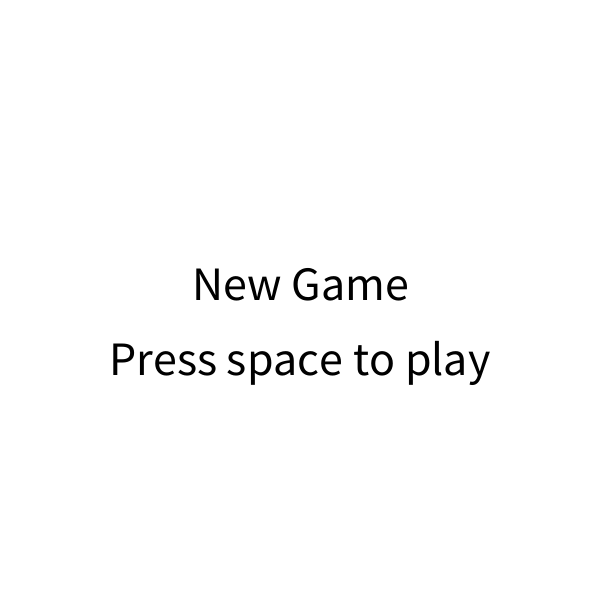
Frame 1 (no input)
Frame 60 (the mouse pressed at the canvas centre just before this capture): identical to frame 1, image omitted
Frame 120 (the mouse held since frame 60 and released just before this capture): identical to frame 1, image omitted

The Processing sketch that drew this single still picture (run headless with seeded random() and noise(); from frame 60 on, the mouse is pressed at the canvas centre):

// Processing sketch: Circle_of_Life
// ── Circle_of_Life.pde
Creature c;
Apex a;
Predator[] pred;
Prey[] prey;
Plant[] plant;
Tree[] tree;
int seasons;
int time;
int absolutetime;
boolean GameStart;
boolean GameOver;
boolean Victory;
String message;

void setup() {
  size(600, 600);
  background(255);
  time = 0;
  GameStart = false;
  GameOver = false;
  Victory = false;
  seasons = 0;

  //initialise animals
  initanimals();
}

void draw() {
  if (!GameStart) {
    float b;
    background(255);
    fill(0);
    textSize(48);

    message = "New Game";
    b = (width/2 - (textWidth(message)/2));
    text(message, b, height/2);

    message = "Press space to play";
    b = (width/2 - (textWidth(message)/2));
    text(message, b, (5*height)/8);
    
  } else {
    Seasons();

    fill(10, 10, 10);
    for (int i = 0; i < 4; i++) {
      circle(width, height, 200 - (50 * i));
      fill(50*(1+i));
    }

    textSize(10);
    message = "Points:" + points;
    float b = (width - textWidth(message) - 10);
    text(message, b, (height)/16);

    if (points > 10) {
      a.on = true;
    }

    //if prey eats plant, remove plant
    Plantlife();

    //if predator eats prey, remove prey
    Preylife();

    //if Player is eaten, game over
    Playerlife();

    //if Player is in apex form, they can fight the apex and win
    Apexlife();

    //display
    display();

    //time
    time();

    //GameEnd
    if (Victory||GameOver) {
      GameEnd();
    }
  }
}

void Seasons() {
  //winter
  if (absolutetime > 20) {
    absolutetime = 0;
    background(255);
    seasons = 0;
  }
  //autumn
  else if (absolutetime > 15) {
    background(204, 170, 0);
    seasons = 3;
  }
  //summer
  else if (absolutetime > 10) {
    background(0, 179, 0);
    seasons = 2;
  }
  //spring
  else if (absolutetime > 5) {
    background(85, 255, 0);
    seasons = 1;
    planttime = 0;
    for (Plant p : plant) {
      if (!p.on) {
        p.centreX = random(plantrad, width - plantrad);
        p.centreY = random(plantrad, height - plantrad);
        p.on = true;
      }
    }
  }
  //winter
  else if (absolutetime >= 0) {
    background(255);
    seasons = 0;
  }
}

void keyPressed() {
  if (key == ' ') {
    if (GameStart) {
      if (!c.tigform) {
        if (c.on) {
          c.on = false;
        } else {
          c.on = true;
        }
      }
      if (GameOver||Victory) {
        Restart();
      }
    } else {
      GameStart = true;
    }
  }
}

void mouseDragged() {
  if (c.contains()) {
    c.centreX = mouseX;
    c.centreY = mouseY;
  }
}

void initanimals() {
  c = new Creature();
  prey = new Prey[preynum];
  for (int i = 0; i < preynum; i++) {
    prey[i] = new Prey();
  }
  plant = new Plant[plantnum];
  for (int i = 0; i < plantnum; i++) {
    plant[i] = new Plant();
  }
  pred = new Predator[prednum];
  for (int i = 0; i < prednum; i++) {
    pred[i] = new Predator();
  }
  a = new Apex();
  tree = new Tree[4];
  for (int t = 0; t < 4; t++) {
    tree[t] = new Tree();
  }
}

void Plantlife() {
  for (Plant p : plant) {
    for (Prey pr : prey) {
      if (p.contains(pr.centreX, pr.centreY)) {
        if (p.on) {
          plantcount--;
        }
        p.on = false;
      }
    }
    //if creature is in prey mode, it eats plants
    if (c.on) {
      if (p.contains(c.centreX, c.centreY)) {
        if (p.on) {
          plantcount--;
          points++;
        }
        p.on = false;
      }
    }
  }
  //every so often, plants regrow
  if (planttime > 2) {
    for (Plant p : plant) {
      if (!p.on) {
        p.centreX = random(plantrad, width - plantrad);
        p.centreY = random(plantrad, height - plantrad);
        p.on = true;
      }
    }
    planttime = 0;
  }
}

void Preylife() {
  for (Prey p : prey) {
    if (p.on) {
      for (Predator pr : pred) {
        if (p.contains(pr.centreX, pr.centreY)) {
          preycount--;
          p.on = false;
        }
      }
      //if creature is in pred mode, it eats prey
      if (!c.on) {
        if (p.contains(c.centreX, c.centreY)) {
          preycount--;
          points++;
          p.on = false;
        }
      }
      //if rabbits run into each other, they breed
      //in reality, dead rabbits are being teleported and revived
      for (Prey pr : prey) {
        if (pr.on) {
          if (!(pr == p)) {
            if (preytime > 3) {
              if (p.contains(pr.centreX, pr.centreY)) {
                for (Prey prey : prey) {
                  if (!prey.on) {
                    prey.centreX = p.centreX;
                    prey.centreY = p.centreY;
                    prey.vx = random(1, 2);
                    prey.vy = random(1, 2);
                    prey.on = true;
                  }
                }
                preytime = 0;
              }
            }
          }
        }
      }
    }
  }
}

void Playerlife() {
  if (!c.tigform) {
    //Apex eats Player
    if (a.contains(c.centreX, c.centreY)) {
      GameOver = true;
    }
    for (Predator p : pred) {
      if (p.contains(c.centreX, c.centreY) && c.on) {
        GameOver = true;
      }
    }
  }
}

void Apexlife() {
  if (c.tigform) {
    //Player fights Apex
    if (a.contains(c.centreX, c.centreY)) {
      Victory = true;
    }
  }
}

void display() {
  c.display();
  for (Plant p : plant) {
    p.display();
  }
  for (Prey p : prey) {
    p.display();
  }
  for (Predator p : pred) {
    p.display();
  }
  if (a.on) {
    a.display();
  }
  int a = 0;
  for (Tree t : tree) {
    if (a == 0) {
      t.centreY = height/4;
    }
    if (a == 1) {
      t.centreY = height/2;
    }
    if (a == 2) {
      t.centreY = (3*height)/4;
    }
    if (a == 3) {
      t.centreX = width;
      t.centreY = height/2;
    }
    t.display();
    a++;
  }
}

void time() {
  time++;
  if (time==60) {
    if ((seasons == 0) || (seasons == 3)) {
      planttime++;
    }
    preytime++;
    for (Predator p : pred) {
      p.time++;
    }
    absolutetime++;
    time=0;
  }
}

void GameEnd() {
  background(0, 255, 0);
  textSize(48);
  float b;
  if (GameOver) {
    background(255, 0, 0);
    message = "Game Over";
  }
  if (Victory) {
    background(0, 255, 0);
    message = "Victory";
  }
  b = (width/2 - (textWidth(message)/2));
  text(message, b, height/2);

  message = "Points:" + points;
  b = (width/2 - (textWidth(message)/2));
  text(message, b, (5*height)/8);

  message = "Press space to play again";
  b = (width/2 - (textWidth(message)/2));
  text(message, b, (3*height)/4);
}

void Restart() {
  GameOver = false;
  Victory = false;
  GameStart = false;
  points = 0;
  setup();
  c.setup();
  a.setup();
  for (Plant p : plant) {
    p.setup();
  }
  for (Prey p : prey) {
    p.setup();
  }
  for (Predator p : pred) {
    p.setup();
  }
  for (Tree t : tree) {
    t.setup();
  }
}

// ── Apex.pde
int apexrad = 40;

class Apex
{
  boolean on;
  float centreX;
  float centreY;
  float rwidth;
  float rheight;
  float diam;
  float vx;
  float vy;
  float ax, ay, bx, by, cx, cy;

  Apex() {
    on = false;
    centreX = width - apexrad;
    centreY = height - apexrad;
    rwidth = 60;
    rheight = 40;
    diam = 30;
    vx = random(7, 8);
    vy = random(7, 8);
  }
  
  void setup(){
    on = false;
    centreX = width - apexrad;
    centreY = height - apexrad;
    rwidth = 60;
    rheight = 40;
    diam = 30;
    vx = random(7, 8);
    vy = random(7, 8);
  }

  // Moves the ball according to its current velocity.
  void display(){
    if (on) {
      fill(255, 0, 0);
      //circle(centreX, centreY, apexrad);
      rectMode(CENTER);

      //body
      rect(centreX, centreY, rwidth, rheight);

      //Stripes
      fill(0);
      ax = centreX - (rwidth/2);
      ay = centreY - (rheight/2);
      bx = ax + rwidth/3;
      by = ay;
      cx = ax + rwidth/6;
      cy = ay + rheight;
      for (int i = 0; i<3; i++) {
        triangle(ax, ay, bx, by, cx, cy);
        ax = bx;
        bx = ax + rwidth/3;
        cx = cx + rwidth/3;
      }

      //ear
      fill(0);
      ax = centreX - (rwidth/2);
      bx = ax + (3*rwidth)/12;
      by = centreY - (rheight/2);
      ay = by - diam/2;
      cx = ax + rwidth/3;
      cy = ay - rheight/4;
      triangle(ax, ay, bx, by, cx, cy);

      //nose
      fill(255, 0, 0);
      ax = (centreX - (rwidth/2)) - (3*diam)/8;
      ay = (centreY - (rheight/2)) + diam/4; 
      ellipse(ax, ay, diam/2, diam/2);

      //face
      fill(255, 0, 0);
      ax = centreX - (rwidth/2);
      ay = centreY - (rheight/2);
      circle(ax, ay, diam);

      //eye
      fill(255);
      ax = (centreX - (rwidth/2)) - diam/4;
      ay = (centreY - (rheight/2)) - diam/4;
      circle(ax, ay, diam/4);
      fill(0);
      circle(ax, ay, diam/12);

      move();
      bounce();
    }
  }

  boolean contains(float x, float y) {
    float d = dist(centreX, centreY, x, y);
    if (d<(apexrad) && (a.on)) {
      return true;
    } else {
      return false;
    }
  }

  void move() {
    centreX = centreX + vx;
    centreY = centreY + vy;
  }

  void bounce() {
    if (centreX - predrad < 0 || centreX + predrad > width) {
      vx = -vx;
    }

    if (centreY - predrad < 0 || centreY + predrad > height) {
      vy = -vy;
    }
  }
}

// ── Creature.pde
int cretrad;
int form;
int points = 0;

class Creature
{
  boolean on;
  boolean tigform;
  float centreX;
  float centreY;
  float rwidth;
  float rheight;
  float diam;
  float ax, ay, bx, by, cx, cy;

  Creature() {
    on = false;
    tigform = false;
    centreX = width/2;
    centreY = height/2;
    form = 1;
  }
  
  void setup(){
    on = false;
    tigform = false;
    centreX = width/2;
    centreY = height/2;
    form = 1;
  }

  // Moves the ball according to its current velocity.
  void display()
  {
    if(points > 15){
      on = false;
      tigform = true;
    }
    if ((on) && (!tigform)) {
      Preyshape();
    } else if ((!on) && (!tigform)) {
      cretrad = predrad;
      Predshape();
    } else {
      cretrad = apexrad;
      Apexshape();
    }
    fill(0, 0, 255);
    //circle(centreX,centreY,cretrad);
  }

  boolean contains() {
    float d = dist(mouseX, mouseY, centreX, centreY);
    if (d<cretrad) {
      return true;
    } else {
      return false;
    }
  }

  void Apexshape() {
    rwidth = 60;
    rheight = 40;
    diam = 30;
    fill(0, 0, 255);
    rectMode(CENTER);

    //body
    rect(centreX, centreY, rwidth, rheight);

    //Stripes
    fill(0);
    ax = centreX - (rwidth/2);
    ay = centreY - (rheight/2);
    bx = ax + rwidth/3;
    by = ay;
    cx = ax + rwidth/6;
    cy = ay + rheight;
    for (int i = 0; i<3; i++) {
      triangle(ax, ay, bx, by, cx, cy);
      ax = bx;
      bx = ax + rwidth/3;
      cx = cx + rwidth/3;
    }

    //ear
    fill(0);
    ax = centreX - (rwidth/2);
    bx = ax + (3*rwidth)/12;
    by = centreY - (rheight/2);
    ay = by - diam/2;
    cx = ax + rwidth/3;
    cy = ay - rheight/4;
    triangle(ax, ay, bx, by, cx, cy);

    //nose
    fill(0, 0, 255);
    ax = (centreX - (rwidth/2)) - (3*diam)/8;
    ay = (centreY - (rheight/2)) + diam/4; 
    ellipse(ax, ay, diam/2, diam/2);

    //face
    fill(0, 0, 255);
    ax = centreX - (rwidth/2);
    ay = centreY - (rheight/2);
    circle(ax, ay, diam);

    //eye
    fill(255);
    ax = (centreX - (rwidth/2)) - diam/4;
    ay = (centreY - (rheight/2)) - diam/4;
    circle(ax, ay, diam/4);
    fill(0);
    circle(ax, ay, diam/12);
  }

  void Predshape() {
    rwidth = 30;
    rheight = 20;
    diam = 20;
    fill(0, 0, 255);

    //body
    rectMode(CENTER);
    rect(centreX, centreY, rwidth, rheight);

    //tail
    ax = centreX + rwidth/2;
    ay = centreY - rheight/2;
    rect(ax, ay, rheight/4, rheight);
    //white tail tip
    fill(255);
    rect(ax, ay-(rheight/2), rheight/4, (2*rheight)/3);

    //ear
    fill(0);
    ax = centreX - (rwidth/2);
    bx = ax + rwidth/3;
    by = centreY - (rheight/2);
    ay = by - rheight/2;
    cx = bx + rwidth/12;
    cy = ay - rheight/4;
    triangle(ax, ay, bx, by, cx, cy);

    //nose
    fill(0, 0, 255);
    ax = (centreX - (rwidth/2)) - rwidth/4;
    ay = (centreY - (rheight/2)) + rheight/4;  
    ellipse(ax, ay, 20, 10);

    //face
    fill(0, 0, 255);
    ax = centreX - (rwidth/2);
    ay = centreY - (rheight/2);
    circle(ax, ay, diam);

    //eye
    fill(255);
    ax = (centreX - (rwidth/2)) - diam/4;
    ay = (centreY - (rheight/2)) - diam/4;
    circle(ax, ay, diam/4);
    fill(0);
    circle(ax, ay, diam/12);
  }

  void Preyshape() {
    fill(0,0,255);
    //body
    circle(centreX, centreY, preyrad);

    //ears
    ax = centreX - preyrad/4;
    ay = centreY - (3 * preyrad)/4;
    ellipse(ax, ay, preyrad/2, preyrad);
    ax = centreX + preyrad/4;
    ellipse(ax, ay, preyrad/2, preyrad);

    //eyes
    ax = centreX - preyrad/4;
    ay = centreY - preyrad/4;
    for (int i = 0; i<2; i++) {
      fill(255);
      circle(ax, ay, preyrad/4);
      fill(0);
      circle(ax, ay, preyrad/12);
      ax = centreX + preyrad/4;
    }

    //nose
    fill(255, 102, 102);
    circle(centreX, centreY, preyrad/4);
  }
}

// ── Plant.pde
int plantrad = 10;
int plantnum = 20;
int plantcount = plantnum;
int planttime;

class Plant
{
  boolean on;
  float centreX;
  float centreY;

  Plant() {
    on = true;
    centreX = random(plantrad, width - plantrad);
    centreY = random(plantrad, height - plantrad);
  }
  
  void setup(){
    on = true;
    centreX = random(plantrad, width - plantrad);
    centreY = random(plantrad, height - plantrad);
  }

  // Moves the ball according to its current velocity.
  void display()
  {
    fill(0, 255, 0);
    if(on){
      circle(centreX, centreY, plantrad);
    }
  }

  boolean contains(float x, float y) {
    float d = dist(centreX, centreY, x, y);
    if (d<plantrad) {
      return true;
    } else {
      return false;
    }
  }
}

// ── Predator.pde
int predrad = 20;
int prednum = 5;
int predcount = prednum;

class Predator
{
  boolean on;
  float centreX;
  float centreY;
  float rwidth;
  float rheight;
  float diam;
  int time;
  float vx;
  float vy;
  float ax, ay, bx, by, cx, cy;

  Predator() {
    on = true;
    centreX = random(predrad, width - predrad);
    centreY = random(predrad, height - predrad);
    rwidth = 30;
    rheight = 20;
    diam = 20;
    time = 0;
    vx = random(1, 2);
    vy = random(1, 2);
  }
  
  void setup(){
    on = true;
    centreX = random(predrad, width - predrad);
    centreY = random(predrad, height - predrad);
    rwidth = 30;
    rheight = 20;
    diam = 20;
    time = 0;
    vx = random(1, 2);
    vy = random(1, 2);
  }

  // Moves the ball according to its current velocity.
  void display()
  {
    if (on) {
      fill(230, 76, 0);
      //circle(centreX, centreY, predrad);

      //body
      rectMode(CENTER);
      rect(centreX, centreY, rwidth, rheight);

      //tail
      ax = centreX + rwidth/2;
      ay = centreY - rheight/2;
      rect(ax, ay, rheight/4, rheight);
      //white tail tip
      fill(255);
      rect(ax, ay-(rheight/2), rheight/4, (2*rheight)/3);

      //ear
      fill(0);
      ax = centreX - (rwidth/2);
      bx = ax + rwidth/3;
      by = centreY - (rheight/2);
      ay = by - rheight/2;
      cx = bx + rwidth/12;
      cy = ay - rheight/4;
      triangle(ax, ay, bx, by, cx, cy);

      //nose
      fill(230, 76, 0);
      ax = (centreX - (rwidth/2)) - rwidth/4;
      ay = (centreY - (rheight/2)) + rheight/4;  
      ellipse(ax, ay, 20, 10);

      //face
      fill(230, 76, 0);
      ax = centreX - (rwidth/2);
      ay = centreY - (rheight/2);
      circle(ax, ay, diam);

      //eye
      fill(255);
      ax = (centreX - (rwidth/2)) - diam/4;
      ay = (centreY - (rheight/2)) - diam/4;
      circle(ax, ay, diam/4);
      fill(0);
      circle(ax, ay, diam/12);

      move();
      bounce();
    }
  }

  boolean contains(float x, float y) {
    float d = dist(centreX, centreY, x, y);
    if (d<30) {
      return true;
    } else {
      return false;
    }
  }

  void move() {
    centreX = centreX + vx;
    centreY = centreY + vy;
  }

  void bounce() {
    if (centreX - predrad < 0 || centreX + predrad > width) {
      vx = -vx;
    }

    if (centreY - predrad < 0 || centreY + predrad > height) {
      vy = -vy;
    }
  }
}

// ── Prey.pde
int preyrad = 15;
int preynum = 15;  //constant
int preycount = preynum;  //variable
int preytime;

class Prey
{
  boolean on;
  float centreX;
  float centreY;
  float vx;
  float vy;
  float ax;
  float ay;

  Prey() {
    on = true;
    centreX = random(preyrad, width - preyrad);
    centreY = random(preyrad, height - preyrad);
    vx = random(1, 2);
    vy = random(1, 2);
  }
  
  void setup(){
    on = true;
    centreX = random(preyrad, width - preyrad);
    centreY = random(preyrad, height - preyrad);
    vx = random(1, 2);
    vy = random(1, 2);
  }

  // Moves the ball according to its current velocity.
  void display()
  {
    fill(51, 8, 0);
    if (on) {
      //body
      circle(centreX, centreY, preyrad);

      //ears
      ax = centreX - preyrad/4;
      ay = centreY - (3 * preyrad)/4;
      ellipse(ax, ay, preyrad/2, preyrad);
      ax = centreX + preyrad/4;
      ellipse(ax, ay, preyrad/2, preyrad);

      //eyes
      ax = centreX - preyrad/4;
      ay = centreY - preyrad/4;
      for (int i = 0; i<2; i++) {
        fill(255);
        circle(ax, ay, preyrad/4);
        fill(0);
        circle(ax, ay, preyrad/12);
        ax = centreX + preyrad/4;
      }

      //nose
      fill(255, 102, 102);
      circle(centreX, centreY, preyrad/4);

      //movement
      move();
      bounce();
    }
  }

  boolean contains(float x, float y) {
    float d = dist(centreX, centreY, x, y);
    if (d<preyrad) {
      return true;
    } else {
      return false;
    }
  }

  void move() {
    centreX = centreX + vx;
    centreY = centreY + vy;
  }

  void bounce() {
    if (centreX - preyrad < 0 || centreX + preyrad > width) {
      vx = -vx;
    }

    if (centreY - preyrad < 0 || centreY + preyrad > height) {
      vy = -vy;
    }
  }
}

// ── Tree.pde

class Tree
{
  float centreX;
  float centreY;
  float rheight;
  float rwidth;
  float radius;

  Tree() {
    centreX = 0;
    centreY = height/2;
    rheight = 100;
    rwidth = rheight/4;
    radius = 3*rwidth;
  }
  
  void setup(){
    centreX = 0;
    centreY = height/2;
    rheight = 100;
    rwidth = rheight/4;
    radius = 3*rwidth;
  }

  // Tree
  void display() {
    rectMode(CENTER);
    fill(26, 0, 0);
    rect(centreX, centreY, rwidth, rheight);
    if ((seasons == 1) || (seasons == 2)) {
      fill(0, 255, 0);
      circle(centreX, centreY - (3*rheight)/4, radius);
    }
    if (seasons==3) {
      fill(179, 59, 0);
      circle(centreX, centreY - (3*rheight)/4, radius);
    }
    if (seasons==0) {
      pushMatrix();
      translate(centreX, centreY - rheight/2);
      for (int i=0; i<8; i++) {
        rotate((-PI/8) * i);
        rect(0, 0, (1.25 *rheight), rwidth/4);
      }
      popMatrix();
    }
  }
}
